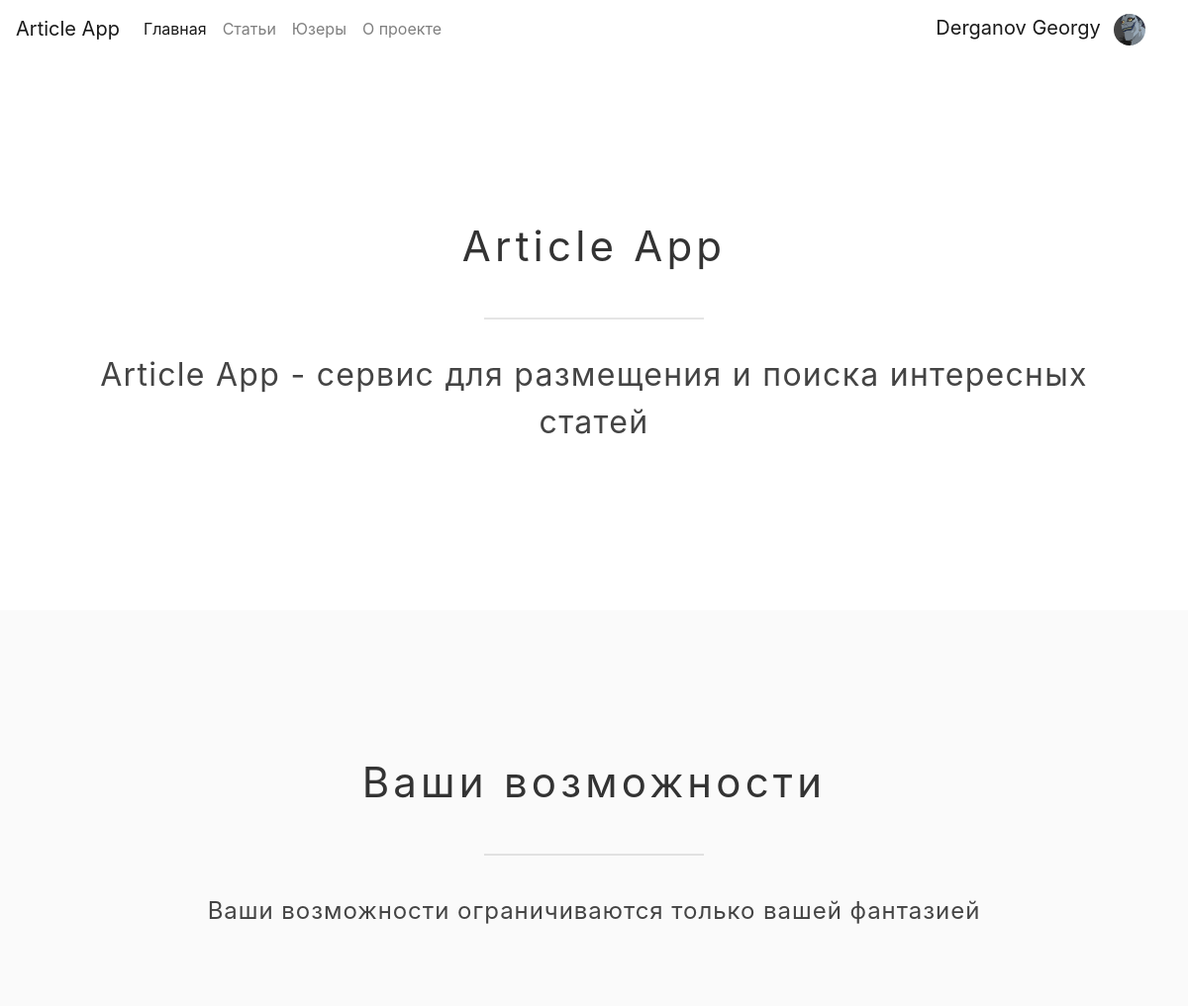
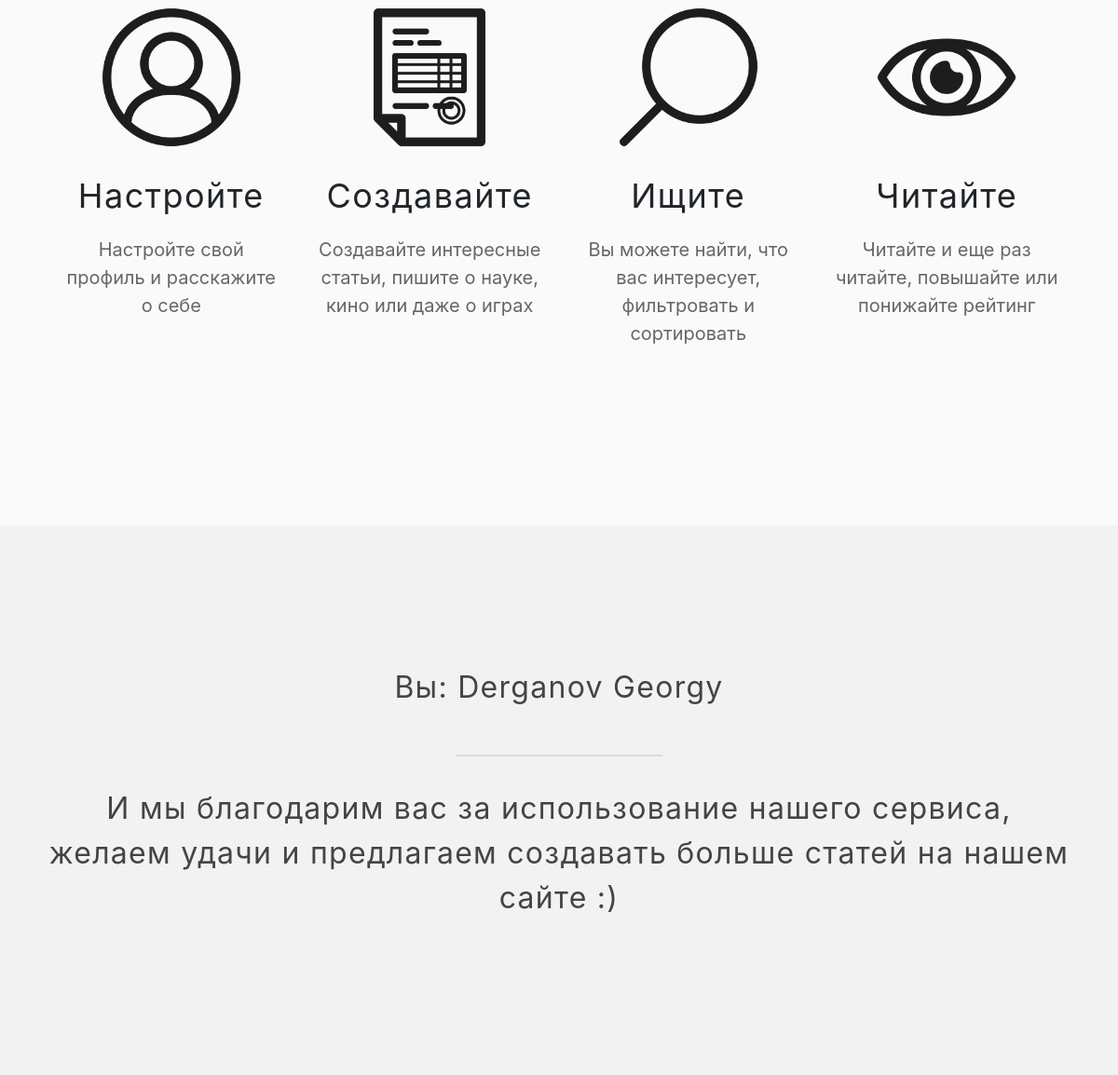
The page / (signed in) on the database its author committed (2 pictures, top to bottom).
### data/User.py (models this page shows, shortened)
class User(SqlAlchemyBase, UserMixin, SerializerMixin):
    __tablename__ = 'users'
    id = sqlalchemy.Column(sqlalchemy.Integer, primary_key=True, autoincrement=True)
    email = sqlalchemy.Column(sqlalchemy.String, unique=True, nullable=True)
    name = sqlalchemy.Column(sqlalchemy.String, nullable=True)
    surname = sqlalchemy.Column(sqlalchemy.String, nullable=True)
    info = sqlalchemy.Column(sqlalchemy.String, nullable=True)
    age = sqlalchemy.Column(sqlalchemy.Integer, nullable=True)
    city_from = sqlalchemy.Column(sqlalchemy.String, nullable=True)
    photo_url = sqlalchemy.Column(sqlalchemy.String, nullable=False)
    hashed_password = sqlalchemy.Column(sqlalchemy.String, nullable=True)
    created_date = sqlalchemy.Column(sqlalchemy.DateTime, default=datetime.datetime.now)
    articles = orm.relation("Article", back_populates='user')

### main.py (the view)
@app.route('/')
def index():
    return render_template('index.html', title='Главная', url='/')

### data/db_session.py (called while the page is built)
def create_session() -> Session:
    global __factory
    return __factory()

### main.py (called while the page is built)
@login_manager.user_loader
def load_user(user_id):
    session = db_session.create_session()
    return session.query(User).get(user_id)

### templates/index.html
{% extends "base.html" %}
{% block content %}
<section class="welcome">
    <div class="container-xl content">
        <p class="title">Article App</p>
        <hr class="line-title">
        <p class="description">Article App - сервис для размещения и поиска интересных статей</p>
    </div>
</section>
<section class="about">
    <div class="container-xl content">
        <p class="title">Ваши возможности</p>
        <hr class="line-title">
        <p class="description">Ваши возможности ограничиваются только вашей фантазией</p>
        <div class="about-list">
            <div class="about-item">
                <div class="item_img">
                    <img src="{{ url_for('static', filename='img/site/user.png') }}" alt="image">
                </div>
                <div class="item_title">
                    <p class="item_title">Настройте</p>
                </div>
                <div class="item_description">
                    <p class="item_description">Настройте свой профиль и расскажите о себе</p>
                </div>
            </div>
            <div class="about-item">
                <div class="item_img">
                    <img src="{{ url_for('static', filename='img/site/create.png') }}" alt="image">
                </div>
                <div class="item_title">
                    <p class="item_title">Создавайте</p>
                </div>
                <div class="item_description">
                    <p class="item_description">Создавайте интересные статьи, пишите о науке, кино или даже о играх</p>
                </div>
            </div>
            <div class="about-item">
                <div class="item_img">
                    <img src="{{ url_for('static', filename='img/site/find.png') }}" alt="image">
                </div>
                <div class="item_title">
                    <p class="item_title">Ищите</p>
                </div>
                <div class="item_description">
                    <p class="item_description">Вы можете найти, что вас интересует, фильтровать и сортировать</p>
                </div>
            </div>
            <div class="about-item">
                <div class="item_img">
                    <img src="{{ url_for('static', filename='img/site/read.png') }}" alt="image">
                </div>
                <div class="item_title">
                    <p class="item_title">Читайте</p>
                </div>
                <div class="item_description">
                    <p class="item_description">Читайте и еще раз читайте, повышайте или понижайте рейтинг</p>
                </div>
            </div>
        </div>
    </div>
</section>
{% if not current_user.is_authenticated %}
<section class="register">
    <div class="container-xl content">
        <p class="description">Зарегистрируйтесь, или войдите... если у вас уже есть аккаунт)</p>
        <div class="btn-group-register">
            <a class="btn btn-lg" href="/register">Зарегистрироваться</a>
            <a class="btn btn-lg" href="/login">Войти</a>
        </div>
    </div>
</section>
{% else %}
<section class="thankyou">
    <div class="container-xl content">
        <p class="description">Вы: {{ current_user.surname }} {{ current_user.name }}</p>
        <hr class="line-title">
        <p class="description">И мы благодарим вас за использование нашего сервиса, желаем удачи и предлагаем создавать больше статей на нашем сайте :)</p>
    </div>
</section>
{% endif %}
{% endblock %}

### templates/base.html (shortened to what this page needs)
<!DOCTYPE html>
<html lang="ru">
<head>
    <link rel="stylesheet"
          href="https://stackpath.bootstrapcdn.com/bootstrap/4.4.1/css/bootstrap.min.css"
>
    <link href="https://cdn.jsdelivr.net/npm/summernote@0.8.16/dist/summernote-lite.min.css" rel="stylesheet">
    <link rel="stylesheet" type="text/css" href="{{ url_for('static', filename='css/style.css') }}">
    <link rel="stylesheet" type="text/css" href="{{ url_for('static', filename='css/user.css') }}">
    <link rel="stylesheet" type="text/css" href="{{ url_for('static', filename='css/article.css') }}">
</head>
<body>
    <header>
        <div class="fluid-container mb-3">
            <nav class="navbar navbar-expand-lg navbar-light">
                <a class="navbar-brand" href="/">Article App</a>
                <div class="collapse navbar-collapse" id="navbarSupportedContent">
                    <ul class="navbar-nav mr-auto change-active">
                        <li class="nav-item {% if url == '/' %} active {% endif %}">
                            <a class="nav-link" href="/">Главная</a>
                        </li>
                        <li class="nav-item {% if url == '/articles' %} active {% endif %}">
                            <a class="nav-link" href="/articles">Статьи</a>
                        </li>
                        <li class="nav-item {% if url == '/users' %} active {% endif %}">
                            <a class="nav-link" href="/users">Юзеры</a>
                        </li>
                        <li class="nav-item {% if url == '/about' %} active {% endif %}">
                            <a class="nav-link" href="/about">О проекте</a>
                        </li>
                    </ul>
                    {% if current_user.is_authenticated %}
                    <div class="navbar-nav dropdown">
                        <a class="navbar-brand dropdown-toggle" href="#" id="navbarDropdown" role="button"
                           data-toggle="dropdown" aria-haspopup="true" aria-expanded="false">
                            {{ current_user.surname }} {{ current_user.name }}
                            <img class="user-photo ml-2 rounded-circle" src="{{ url_for('static', filename=current_user.photo_url) }}" alt="User-photo">
                        </a>
                    </div>
                    {% else %}
                    <form class="form-inline mr-2 my-lg-0">
                        <a class="btn" href="/register">Зарегистрироваться</a>
                        <a class="btn ml-2" href="/login">Войти</a>
                    </form>
                    {% endif %}
                </div>
            </nav>
        </div>
    </header>
    <div class="main-content">
        {% block content %}{% endblock %}
    </div>
</body>
</html>

### static/css/style.css (style rules this page uses)
a:link { text-decoration: none; }
.dropdown-toggle::after { border: none; }
section { padding: 150px 10px; }
section .content { display: flex; flex-direction: column; justify-content: center; margin: 0 auto; }
section p.title { text-align: center; font-size: 42px; line-height: 48px; letter-spacing: 0.1em; color: #333333; }
section p.description { text-align: center; font-size: 32px; line-height: 48px; letter-spacing: 0.04em; color: #444444; }
section.welcome { background: rgba(0,0,0,0.001); }
section.about { background: rgba(0,0,0,0.02); }
.about .description { font-size: 24px; margin-bottom: 50px; }
.about-list { display: flex; flex-wrap: wrap; align-items: flex-start; justify-content: space-around; }
.about-item { text-align: center; margin: 20px 10px; padding: 5px 5px; width: 250px; }
.about-item .item_img { margin-bottom: 20px; }
.about-item img { height: 160px; }
.about-item .item_title { font-size: 36px; letter-spacing: 0.04em; }
.about-item .item_description { font-size: 20px; color: #666666; }
section.thankyou { background: rgba(0,0,0,0.05); }
section .line-title { border: none; background-color: rgba(0,0,0,0.1); color: rgba(0,0,0,0.1); height: 2px; width: 20%; margin: 2rem auto; }

### static/css/user.css (style rules this page uses)
.navbar-brand .user-photo { width: 1.6em; height: 1.6em; }

### rows shown on the page
User: surname "Derganov", name "Georgy", photo_url (picture)
